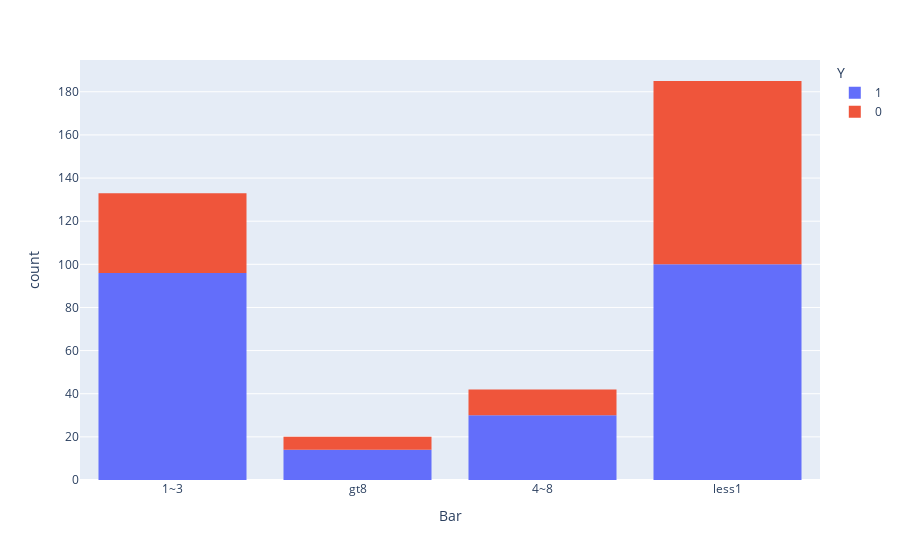

This figure's notebook cell:
### Code cell
px.histogram(df_bar.query("Bar in ('1~3','less1','4~8','gt8') and passanger in ('Friend(s)','Partner') and occupation not in ('farming','fishing','forestry')"), x="Bar", color="Y")

### Figure 1 — Plotly figure (JSON) as saved in the notebook; plotly's stock layout.template omitted (floating-point values rounded to 4 significant figures; data arrays with more than 128 entries replaced by an {"elided": "..."} marker saying what was removed)
{"data": [{"alignmentgroup": "True", "bingroup": "x", "hovertemplate": "Y=1<br>Bar=%{x}<br>count=%{y}<extra></extra>", "legendgroup": "1", "marker": {"color": "#636efa", "pattern": {"shape": ""}}, "name": "1", "offsetgroup": "1", "orientation": "v", "showlegend": true, "type": "histogram", "x": {"elided": "240 str values"}, "xaxis": "x", "yaxis": "y"}, {"alignmentgroup": "True", "bingroup": "x", "hovertemplate": "Y=0<br>Bar=%{x}<br>count=%{y}<extra></extra>", "legendgroup": "0", "marker": {"color": "#EF553B", "pattern": {"shape": ""}}, "name": "0", "offsetgroup": "0", "orientation": "v", "showlegend": true, "type": "histogram", "x": {"elided": "140 str values"}, "xaxis": "x", "yaxis": "y"}], "layout": {"barmode": "relative", "legend": {"title": {"text": "Y"}, "tracegroupgap": 0}, "margin": {"t": 60}, "xaxis": {"anchor": "y", "domain": [0, 1], "title": {"text": "Bar"}}, "yaxis": {"anchor": "x", "domain": [0, 1], "title": {"text": "count"}}}}
